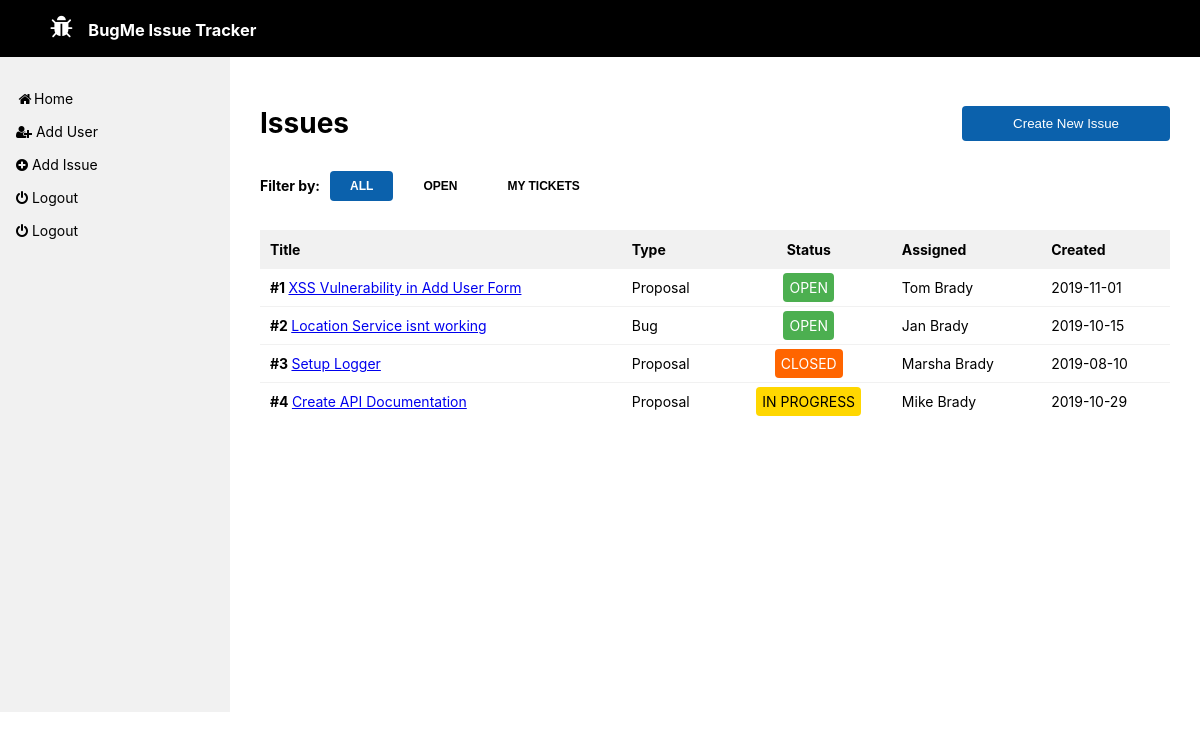
Screenshot of /no-refresh.php with the database file from the repository.
### tables this page shows
CREATE TABLE Issues(
    id INT AUTO_INCREMENT NOT NULL,
    title VARCHAR(100) NOT NULL,
    description TEXT NOT NULL,
    type ENUM('Bug', 'Task', 'Proposal') NOT NULL,
    priority ENUM('Minor', 'Major', 'Critical') NOT NULL,
    status ENUM('Open', 'In Progress', 'Closed') NOT NULL,
    assigned_to INT NOT NULL,
    created_by INT NOT NULL,
    created DATETIME NOT NULL,
    updated DATETIME DEFAULT NULL,
    PRIMARY KEY(id),
    FOREIGN KEY (assigned_to) REFERENCES Users(id),
    FOREIGN KEY (created_by) REFERENCES Users(id)
);

CREATE TABLE Users (
    id INT AUTO_INCREMENT NOT NULL,
    firstname VARCHAR(100) NOT NULL ,
    lastname VARCHAR(100) NOT NULL,
    password VARCHAR(100) NOT NULL,
    email VARCHAR(100) NOT NULL,
    date_joined DATETIME NOT NULL,
    PRIMARY KEY(id)
);

### scripts/issue_view.php (the view, shortened to what this page needs)
<?php header('Access-Control-Allow-Origin: *');
require_once 'phpmysqlconnection.php';
if ($_SERVER['REQUEST_METHOD'] === 'GET') {
  $conn = new PDO("mysql:host=$host;dbname=$dbname;charset=utf8mb4", $username, $password);
  if ($_GET['context'] === 'my_tickets') {
    $check = 'mytickets';
    $stmt = $conn->query("");
    $results = $stmt->fetchAll(PDO::FETCH_ASSOC);
  } else if ($_GET['context'] === 'open') {
    $check = 'open';
    $stmt = $conn->query("SELECT i.id, i.title, i.type, i.status, i.assigned_to, i.created, u.firstname as fn, u.lastname as ln FROM Issues i JOIN Users u ON i.assigned_to=u.id where i.status = 'Open'");
    $results = $stmt->fetchAll(PDO::FETCH_ASSOC);
  } else {
    $stmt = $conn->query("SELECT i.id, i.title, i.type, i.status, i.assigned_to, i.created, u.firstname as fn, u.lastname as ln FROM Issues i JOIN Users u ON i.assigned_to=u.id");
    $results = $stmt->fetchAll(PDO::FETCH_ASSOC);
  }
}
?>
<table>
    <tr>
        <th>Title</th>
        <th>Type</th>
        <th class="status">Status</th>
        <th>Assigned</th>
        <th>Created</th>
    </tr>
    <?php foreach ($results as $row): ?>
    <tr>
        <td><span id="ticket-span"><?= '#' . $row['id'] . " ";?></span><a href='issue.php?id=<?=$row['id']?>'><?= $row['title'];?></a></td>
        <td><?= $row['type'];?></td>
        <?php if ($row['status'] === 'Open'): ?>
            <td class="status"><span class="open">OPEN</span></td>
        <?php endif; ?>
        <?php if ($row['status'] === 'Closed'): ?>
            <td class="status"><span class="closed">CLOSED</span></td>
        <?php endif; ?>
        <?php if ($row['status'] === 'In Progress'): ?>
            <td class="status"><span class="in-progress">IN PROGRESS</span></td>
        <?php endif; ?>
        <td><?= $row['fn'] . " " . $row['ln'];?></td>
        <td><?= substr($row['created'],0,10)?></td>
    </tr>
    <?php endforeach; ?>
</table>

### no-refresh.php (shortened to what this page needs)
<!DOCTYPE html>
<html>
  <head>
    <link rel="stylesheet" href="styles/styles.css"/>
    <link
  href="http://cdnjs.cloudflare.com/ajax/libs/font-awesome/4.3.0/css/font-awesome.css"
  rel="stylesheet"  type='text/css'>
  </head>
  <body>
    <div id="wrapper" class="container">
      <header>
      <h3><i class="fa fa-bug" style="font-size: 1.5em;"></i>&nbsp;&nbsp;&nbsp;&nbsp;BugMe Issue Tracker</h3>
      </header>
      <div id='flex'>
        <div id="left">
          <nav>
            <ul>
              <li><a id="nav-home" href="home.php"><i class="fa fa-fw fa-home"></i>Home</a></li>
              <li><a id="nav-about" href="addUserForm.php"><i class="fa fa-user-plus" aria-hidden="true"></i> Add User</a></li>
              <li><a id="nav-contact" href="addIssueForm.php"><i class="fa fa-plus-circle"></i> Add Issue</a></li>
              <li><a id="nav-contact" href="login.php"><i class="fa fa-power-off"></i> Logout</a></li>
              <li><a id="nav-contact" href="issue.php"><i class="fa fa-power-off"></i> Logout</a></li>
            </ul>
          </nav>
        </div>
        <div id='content'>
          <main>
            <?php include 'home.php'; ?>
          </main>
        </div>
      </div>
    </div>
  </body>
</html>

### home.php (shortened to what this page needs)
<div id="issues">
    <h1>Issues</h1>
    <button type="submit" class="btn">Create New Issue</button>
</div>
<div id="filter">
    <h4>Filter by:</h4>
    <button type="submit" id="all" class="filter-btn active-btn">ALL</button>
    <button type="submit" id="open" class="filter-btn">OPEN</button>
    <button type="submit" id="my-tickets" class="filter-btn">MY TICKETS</button>
</div>
<br>
<div id="result"><?php include 'scripts/issue_view.php'?></div>

### styles/styles.css (style rules this page uses)
body { font-family: -apple-system, BlinkMacSystemFont, 'Segoe UI', Roboto, Oxygen, Ubuntu, Cantarell, 'Open Sans', 'Helvetica Neue', sans-serif; font-size: 14px; margin: 0; }
.container { width: 100%; margin: 0 auto; }
header { display: flex; flex-direction: row; background: #000; color: #ffffff; padding: 0 50px; }
main { padding: 10px; }
#left { display: flex; position: relative; background-color: #f1f1f1; padding-top: 25px; min-height: 630px; }
nav { height: 100%; width: 230px; }
nav ul { list-style-type: none; margin: 0; padding: 0; width: 230px; background-color: #f1f1f1; }
nav li a { display: block; color: #000; padding: 8px 16px; text-decoration: none; }
.btn { color: #fff; background-color: #0b61ac; border-color: #0b61ac; display: inline-block; padding: 9px 50px; text-align: center; background-image: none; border: 1px solid transparent; border-radius: 4px; cursor: pointer; }
#flex { display: flex; flex-direction: row; }
#content { width: 100%; padding: 20px; }
#issues { display: flex; flex-direction: row; width: 100%; align-items: center; justify-content: space-between; }
#filter { display: flex; flex-direction: row; align-items: center; gap: 10px; }
.filter-btn { font-weight: bold; font-size: 12px; color: #000000; background-color: #ffffff; border: none; display: inline-block; height: 30px; padding: 0 20px; text-align: center; border-radius: 4px; cursor: pointer; }
.active-btn { background-color: #0b61ac; color: #ffffff; }
table { width: 100%; border-collapse: collapse; }
th { background-color: #f1f1f1; text-align: left; padding: 10px; }
tr { border-top: 1px solid #f1f1f1; height: 35px; }
td { padding: 10px; }
#ticket-span { font-weight: bold; font-style: none; }
.open { text-align: center; background-color: #4CAF50; padding: 6px; color: #ffffff; border-radius: 4px; }
.closed { text-align: center; background-color: #ff6500; padding: 6px; color: #ffffff; border-radius: 4px; }
.in-progress { text-align: center; background-color: #FFD700; padding: 6px; color: #000000; border-radius: 4px; }
.status { text-align: center; }

### rows the page displays
issues: id "1", title "XSS Vulnerability in Add User Form", type "Proposal", status "OPEN", assigned_to.firstname "Tom", assigned_to.lastname "Brady", created "2019-11-01"
issues: id "2", title "Location Service isnt working", type "Bug", status "OPEN", assigned_to.firstname "Jan", assigned_to.lastname "Brady", created "2019-10-15"
issues: id "3", title "Setup Logger", type "Proposal", status "CLOSED", assigned_to.firstname "Marsha", assigned_to.lastname "Brady", created "2019-08-10"
issues: id "4", title "Create API Documentation", type "Proposal", status "IN PROGRESS", assigned_to.firstname "Mike", assigned_to.lastname "Brady", created "2019-10-29"
